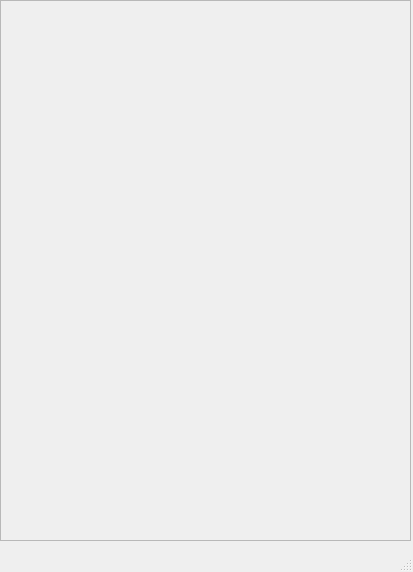
<?xml version="1.0" encoding="UTF-8"?>
<ui version="4.0">
 <class>MainWindow</class>
 <widget class="QMainWindow" name="MainWindow">
  <property name="geometry">
   <rect>
    <x>0</x>
    <y>0</y>
    <width>413</width>
    <height>572</height>
   </rect>
  </property>
  <property name="windowTitle">
   <string>MainWindow</string>
  </property>
  <widget class="QWidget" name="centralwidget">
   <widget class="QScrollArea" name="scrollArea">
    <property name="geometry">
     <rect>
      <x>0</x>
      <y>0</y>
      <width>411</width>
      <height>541</height>
     </rect>
    </property>
    <property name="widgetResizable">
     <bool>true</bool>
    </property>
    <widget class="QWidget" name="scrollAreaWidgetContents">
     <property name="geometry">
      <rect>
       <x>0</x>
       <y>0</y>
       <width>409</width>
       <height>539</height>
      </rect>
     </property>
     <widget class="QWidget" name="verticalLayoutWidget">
      <property name="geometry">
       <rect>
        <x>0</x>
        <y>0</y>
        <width>411</width>
        <height>531</height>
       </rect>
      </property>
      <layout class="QVBoxLayout" name="verticalLayout"/>
     </widget>
    </widget>
   </widget>
  </widget>
  <widget class="QMenuBar" name="menubar">
   <property name="geometry">
    <rect>
     <x>0</x>
     <y>0</y>
     <width>413</width>
     <height>21</height>
    </rect>
   </property>
  </widget>
  <widget class="QStatusBar" name="statusbar"/>
 </widget>
 <resources/>
 <connections/>
</ui>
